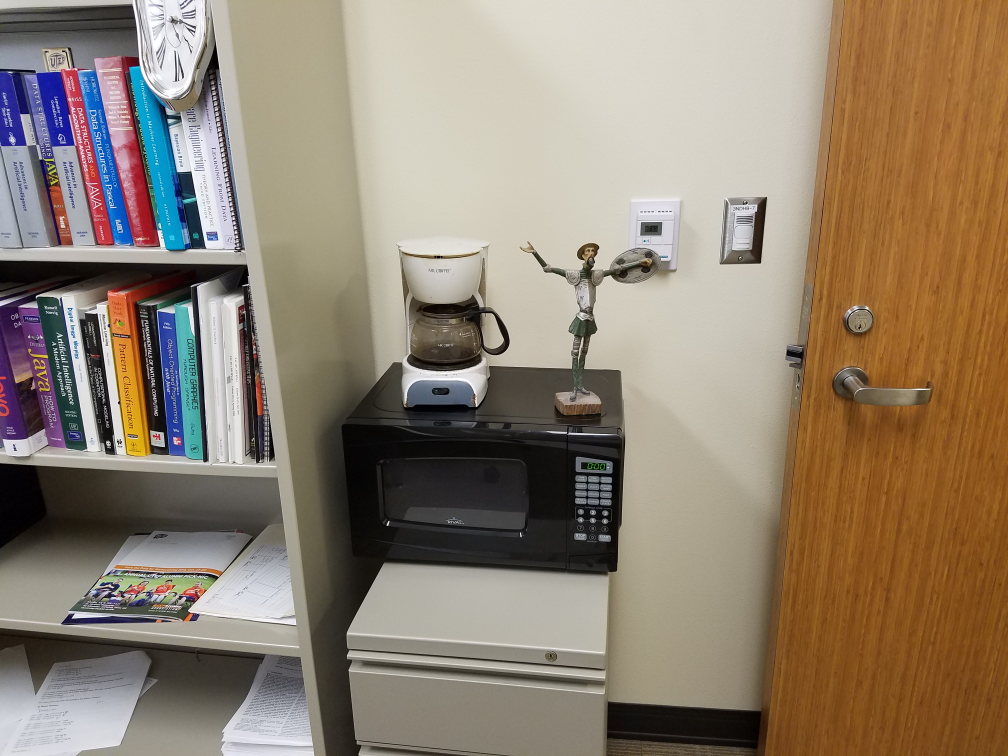
#> input picture Exercise5/quijote1.jpg, 4032 x 3024 px, found by its file name (shown at 1/4 size)
$ python integral_sums_image_draft1.py
#> lines starting #> are read from the running program, lines starting #| are printed output that depends on the picture
# -*- coding: utf-8 -*-
from timeit import default_timer as timer
from PIL import Image
import numpy as np
import cPickle as pickle
from scipy import signal
from pylab import *

number_of_bars = 12
im_file = Image.open("quijote1.jpg")
#> im_file is the input picture: PIL image 4032x3024 RGB; mean R, G, B 144.3, 129.8, 112.5
im = array(im_file)

# Selected region of interest
top_left = array([2064, 918])
bottom_right = array([2552, 1674])

convolution_matrix = array([[-1, 0, 1]])
# Initialize using the first color channel
imx = np.zeros(im[:,:,0].shape)
imx = signal.convolve(im[:,:,0], convolution_matrix, mode='same')
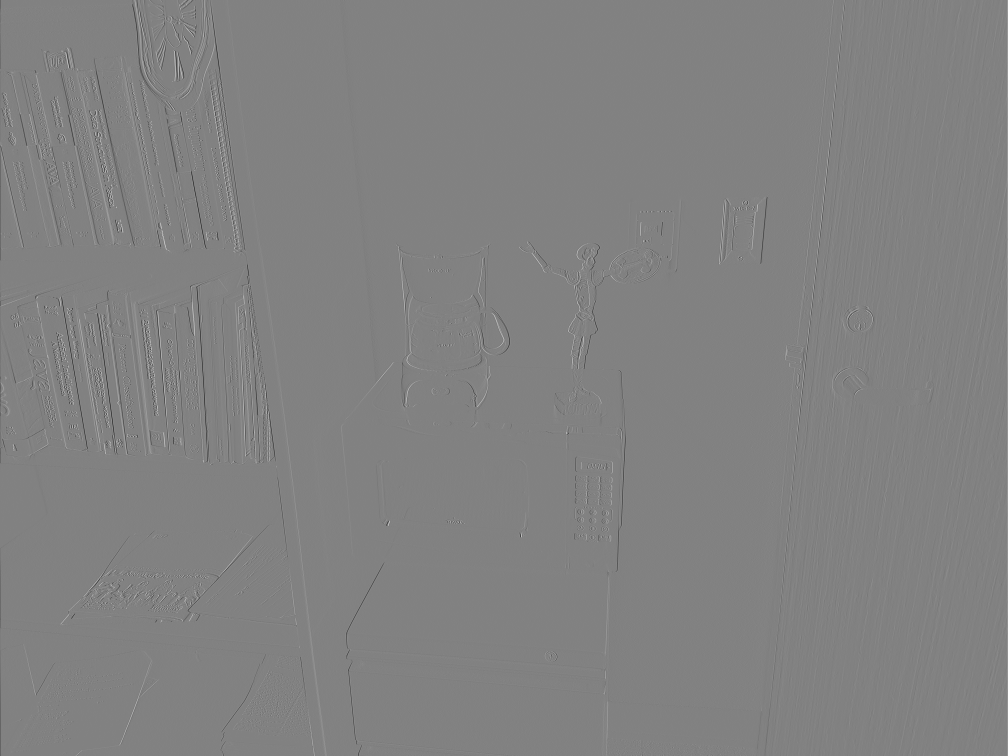
#> imx: shape (3024, 4032) int64 (shown at 1/4 size); min -246, max 237, mean 0; drawn with min black and max white

imy = np.zeros(im[:,:,0].shape)
imy = signal.convolve(im[:,:,0], transpose(convolution_matrix), mode='same')

magnitude = sqrt(imx**2+imy**2)
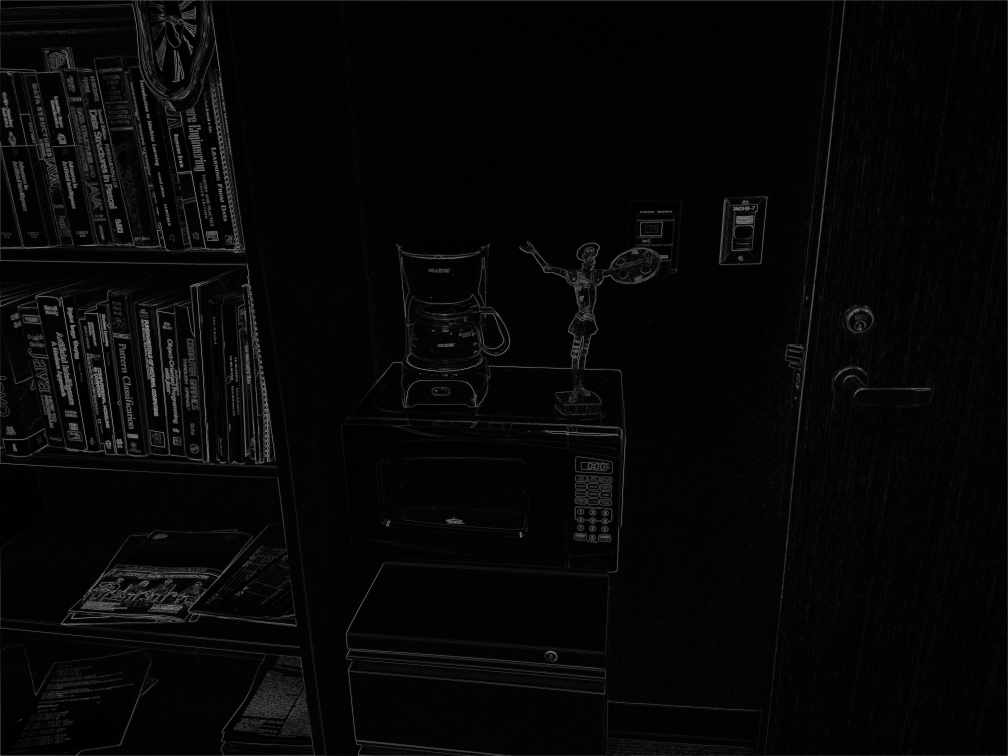
#> magnitude: shape (3024, 4032) float64 (shown at 1/4 size); min 0, max 306.3, mean 9.1; drawn with min black and max white
direction = (np.arctan2(imy, imx) * 180 / pi) + 180 # From 0 to 360
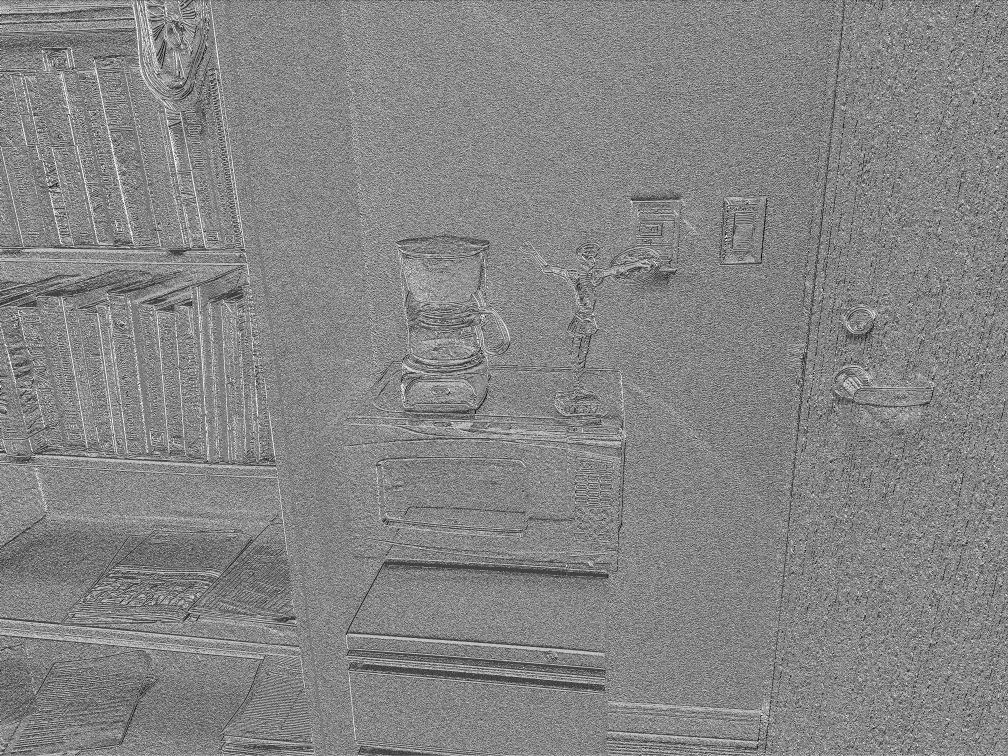
#> direction: shape (3024, 4032) float64 (shown at 1/4 size); min 0.252, max 360, mean 188.2; drawn with min black and max white

# Go through the other color channels
# Get the maximum magnitude for each
for i in range(1, 3):
    imx = np.zeros(im[:,:,i].shape)
    imx = signal.convolve(im[:,:,i], convolution_matrix, mode='same')

    imy = np.zeros(im[:,:,i].shape)
    imy = signal.convolve(im[:,:,i], transpose(convolution_matrix), mode='same')

    curr_magnitude = sqrt(imx**2+imy**2)
    curr_direction = (np.arctan2(imy, imx) * 180 / pi) + 180 # From 0 to 360

    magnitude = np.maximum(magnitude, curr_magnitude)
    direction = np.maximum(direction, curr_direction)
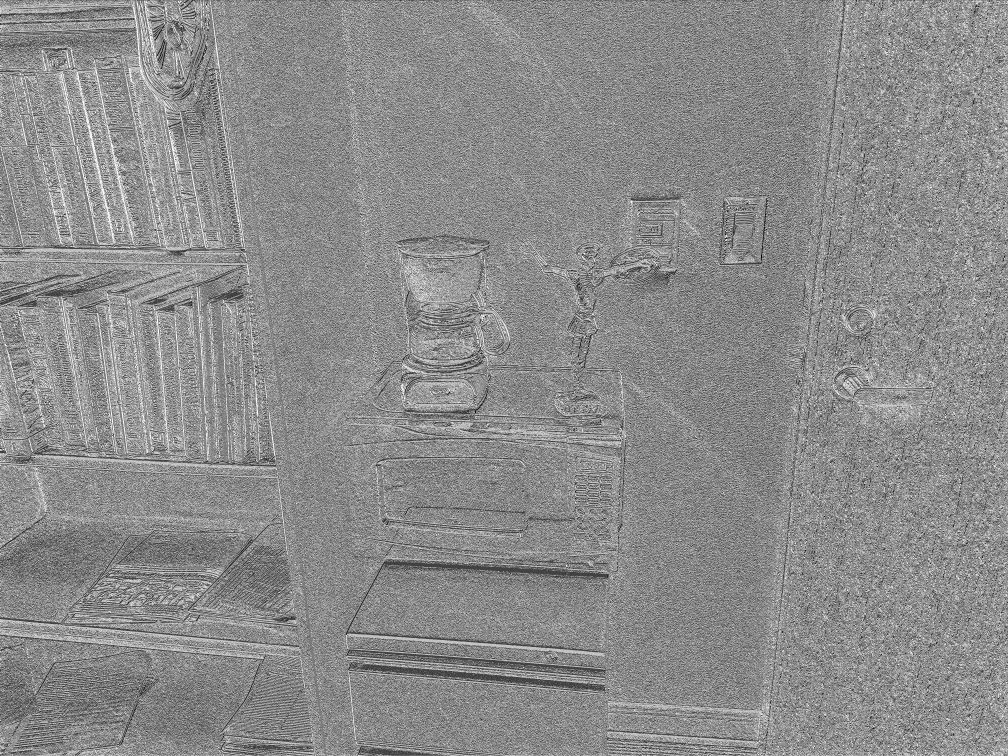
#> direction: shape (3024, 4032) float64 (shown at 1/4 size); min 0.265, max 360, mean 197.4; drawn with min black and max white

start_time = timer()
angle_step = 360 / number_of_bars
#> (the run stopped early here; a loop or call above may not have finished)

$ run again, with Exercise5/quijote2.jpg copied over Exercise5/quijote1.jpg
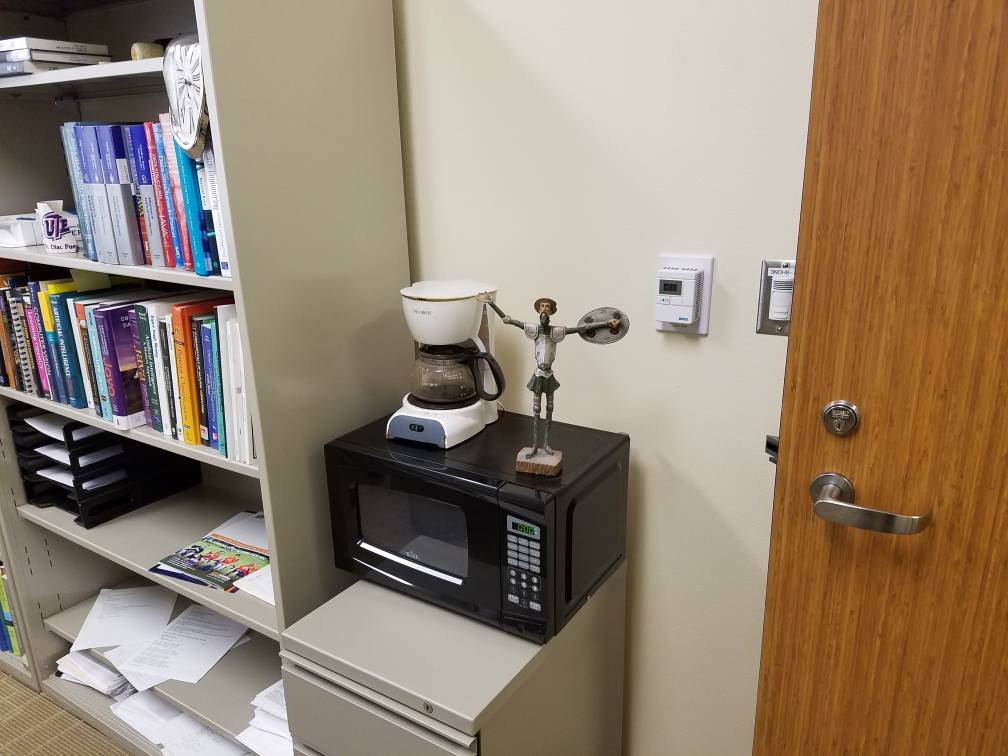
#> input picture Exercise5/quijote2.jpg, 4032 x 3024 px, found by its file name (shown at 1/4 size)
#> im_file is the input picture: PIL image 4032x3024 RGB; mean R, G, B 147.1, 130.2, 111.3
#> `magnitude = sqrt(imx**2+imy**2)`:
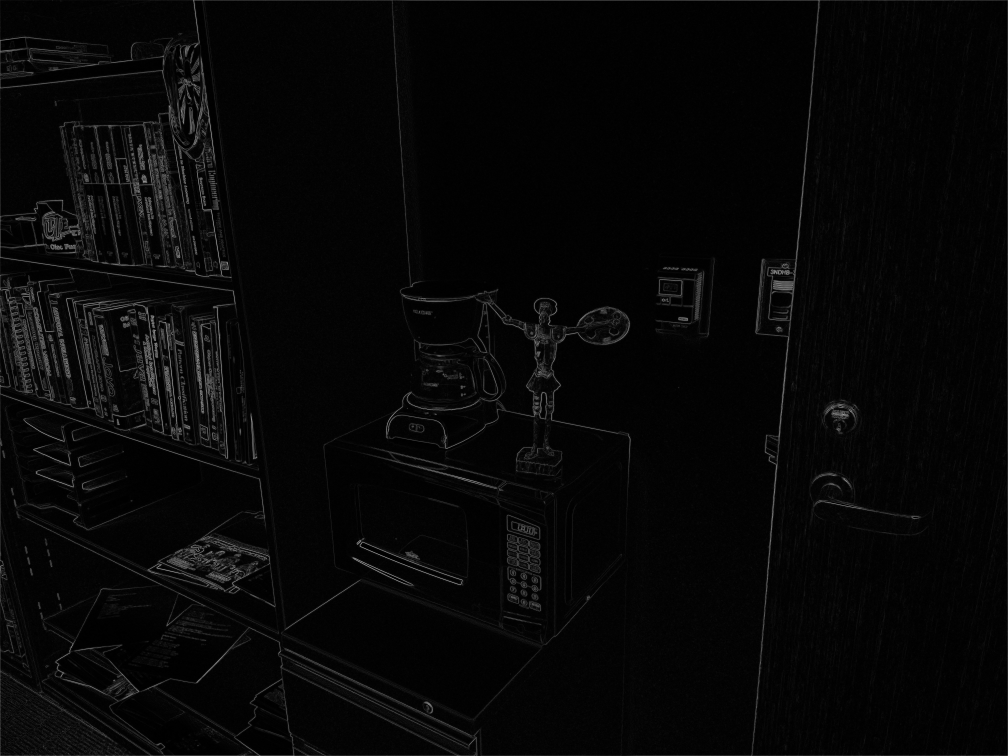
#> magnitude: shape (3024, 4032) float64 (shown at 1/4 size); min 0, max 279.5, mean 8.2; drawn with min black and max white
#> after the loop `for i in range(1, 3):`:
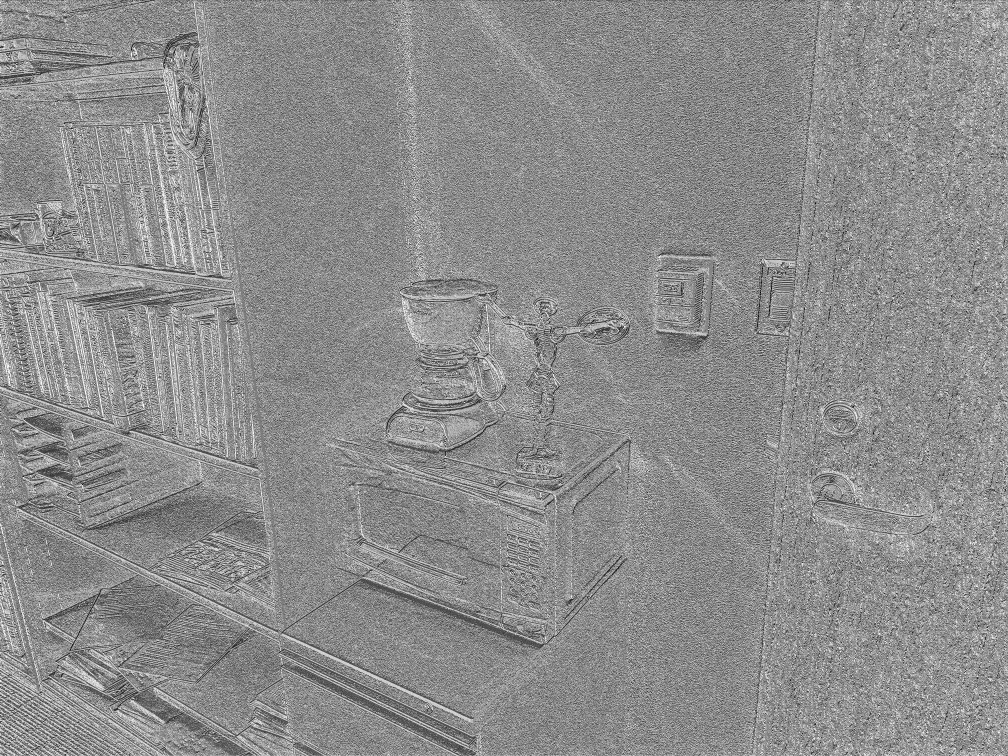
#> direction: shape (3024, 4032) float64 (shown at 1/4 size); min 0.227, max 360, mean 199.2; drawn with min black and max white
